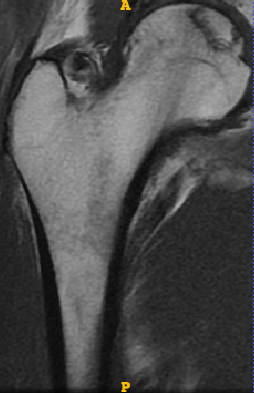
#> input picture sample_2ds/0.png, 254 x 393 px
$ python grabcut_exp.py
#> lines starting #> are read from the running program, lines starting #| are printed output that depends on the picture; after the words box and inside, x2 and y2 are one past the last pixel; in counts of white or black regions, pixels touching at a corner belong together
# import numpy as np
# import cv2 as cv
# from matplotlib import pyplot as plt
# img = cv.imread('sample_2ds/0.png', 0)
# shape = img.shape
# img = np.pad(img, (50,), 'mean')
# # mask = np.zeros(img.shape[:2],np.uint8)
# # bgdModel = np.zeros((1,65),np.float64)
# # fgdModel = np.zeros((1,65),np.float64)
# rect = (0,0,shape[1],shape[0 ])
# # cv.grabCut(img,mask,rect,bgdModel,fgdModel,5,cv.GC_INIT_WITH_RECT)
# # mask2 = np.where((mask==2)|(mask==0),0,1).astype('uint8')
# # img = img*mask2[:,:,np.newaxis]
# plt.imshow(img),plt.colorbar(),plt.show()

# -*- coding: utf-8 -*-
import numpy as np
#import cv2 as cv
import cv2
from matplotlib import pyplot as plt

import numpy as np
import cv2

cv2.namedWindow('image', cv2.WINDOW_NORMAL)

#Load the Image

imgo = cv2.imread('sample_2ds/0.png')
#> imgo is the input picture: shape (393, 254, 3); mean B, G, R 76.8, 76.7, 76.7
imgo = cv2.resize(imgo, (300, 500))
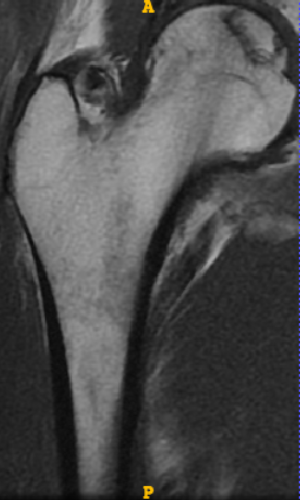
#> imgo: shape (500, 300, 3); mean B, G, R 76.7, 76.5, 76.6
cv2.imshow('IMAGE',imgo)

height, width = imgo.shape[:2]
#> height = 500; width = 300

#Create a mask holder
mask = np.zeros(imgo.shape[:2],np.uint8)

#Grab Cut the object
bgdModel = np.zeros((1,65),np.float64)
fgdModel = np.zeros((1,65),np.float64)

#  the Rect… The object must lie within this rect.
rect = (25,25,width-20,height-20)
#> rect = (25, 25, 280, 480)
#rect = (47,164,92,80) # why it doesnt work!!

cv2.grabCut(imgo,mask,rect,bgdModel,fgdModel,5,cv2.GC_INIT_WITH_RECT)
mask = np.where((mask==1)|(mask==3),0,1).astype('uint8')
img1 = imgo*mask[:,:,np.newaxis]
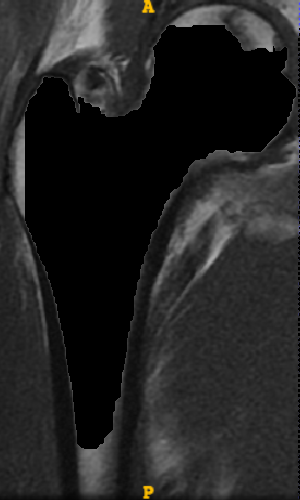
#> img1: shape (500, 300, 3); mean B, G, R 35.2, 35.4, 35.4

#Get the background
background = imgo - img1
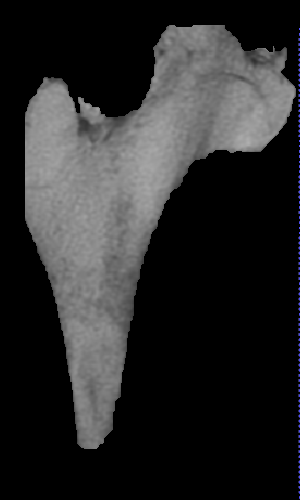
#> background: shape (500, 300, 3); mean B, G, R 41.5, 41.2, 41.2

#Change all pixels in the background that are not black to white
background[np.where((background > [0,0,0]).all(axis = 2))] = [255,255,255]
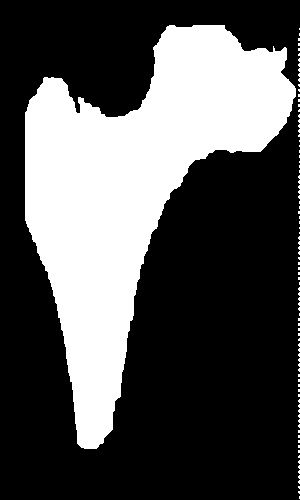
#> background: shape (500, 300, 3); 32.7% white; 94 white regions (93 under 20 px), largest, box (x1, y1, x2, y2) and area: (25, 25, 296, 449) 48529

#Add the background and the image
final = background + img1
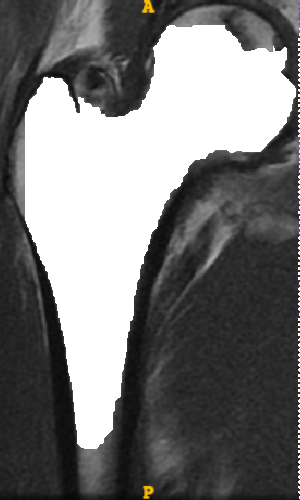
#> final: shape (500, 300, 3); mean B, G, R 118.5, 118.7, 118.8

# mb later on, Erode
cv2.imshow('image', final )

k = cv2.waitKey(0)
#> (key Esc is pressed here)

$ run again, with sample_2ds/2.png copied over sample_2ds/0.png
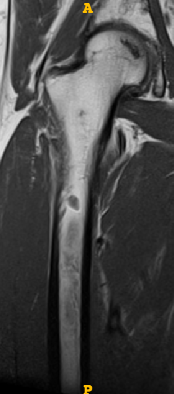
#> input picture sample_2ds/2.png, 174 x 394 px
#> imgo is the input picture: shape (394, 174, 3); mean B, G, R 69, 69.4, 69.5
#> imgo: shape (500, 300, 3)
#> `background[np.where((background > [0,0,0]).all(axis = 2))] = [255,255,..`:
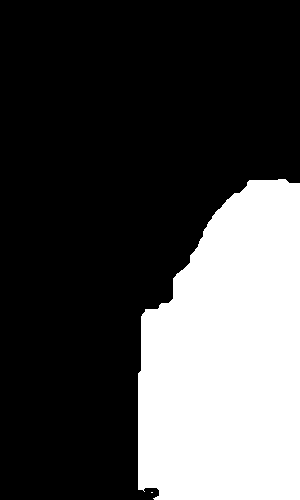
#> background: shape (500, 300, 3); 29% white; 2 white regions (1 under 20 px), largest, box (x1, y1, x2, y2) and area: (138, 179, 300, 500) 43472
#> `final = background + img1`:
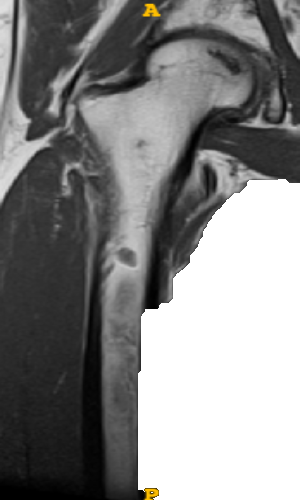
#> final: shape (500, 300, 3); mean B, G, R 132.5, 132.8, 132.9
